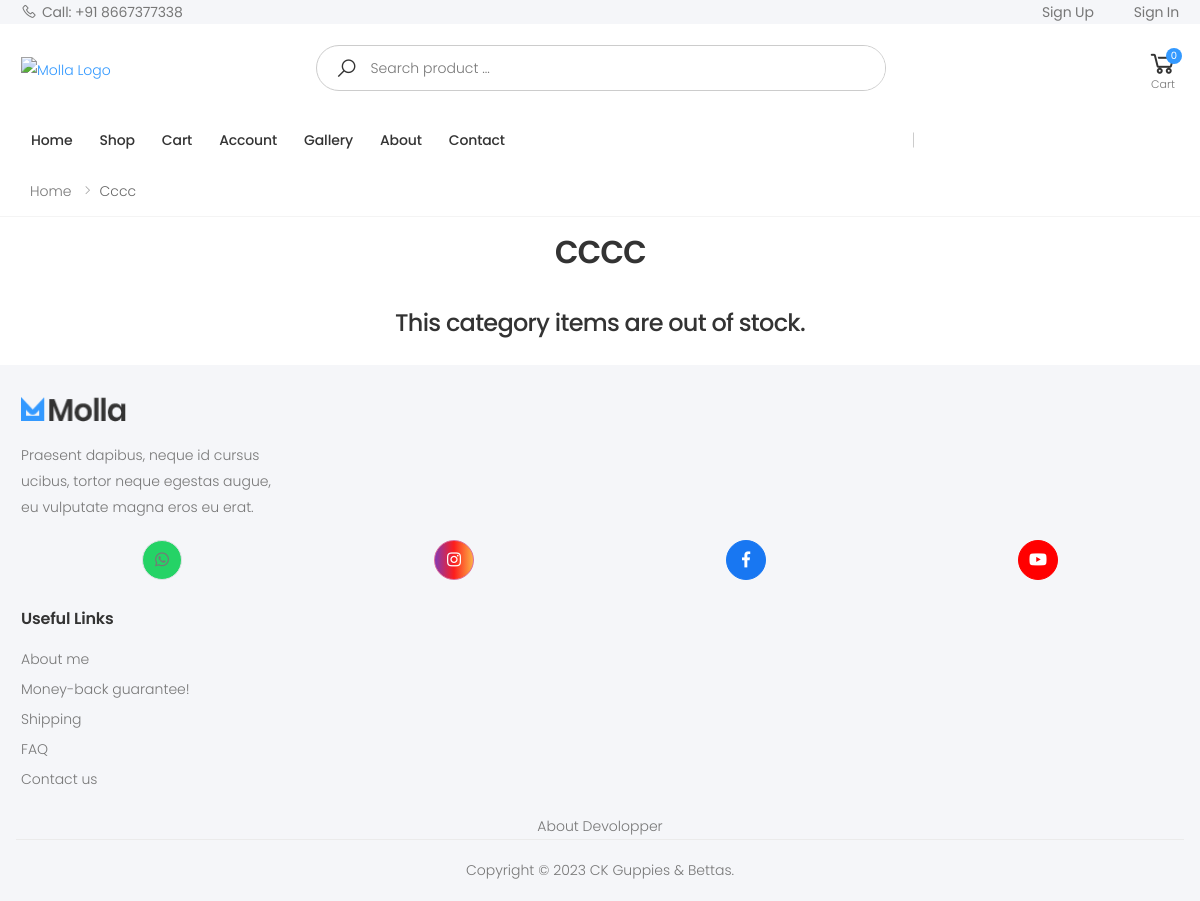
Before: /cccc/slug with the older database file.
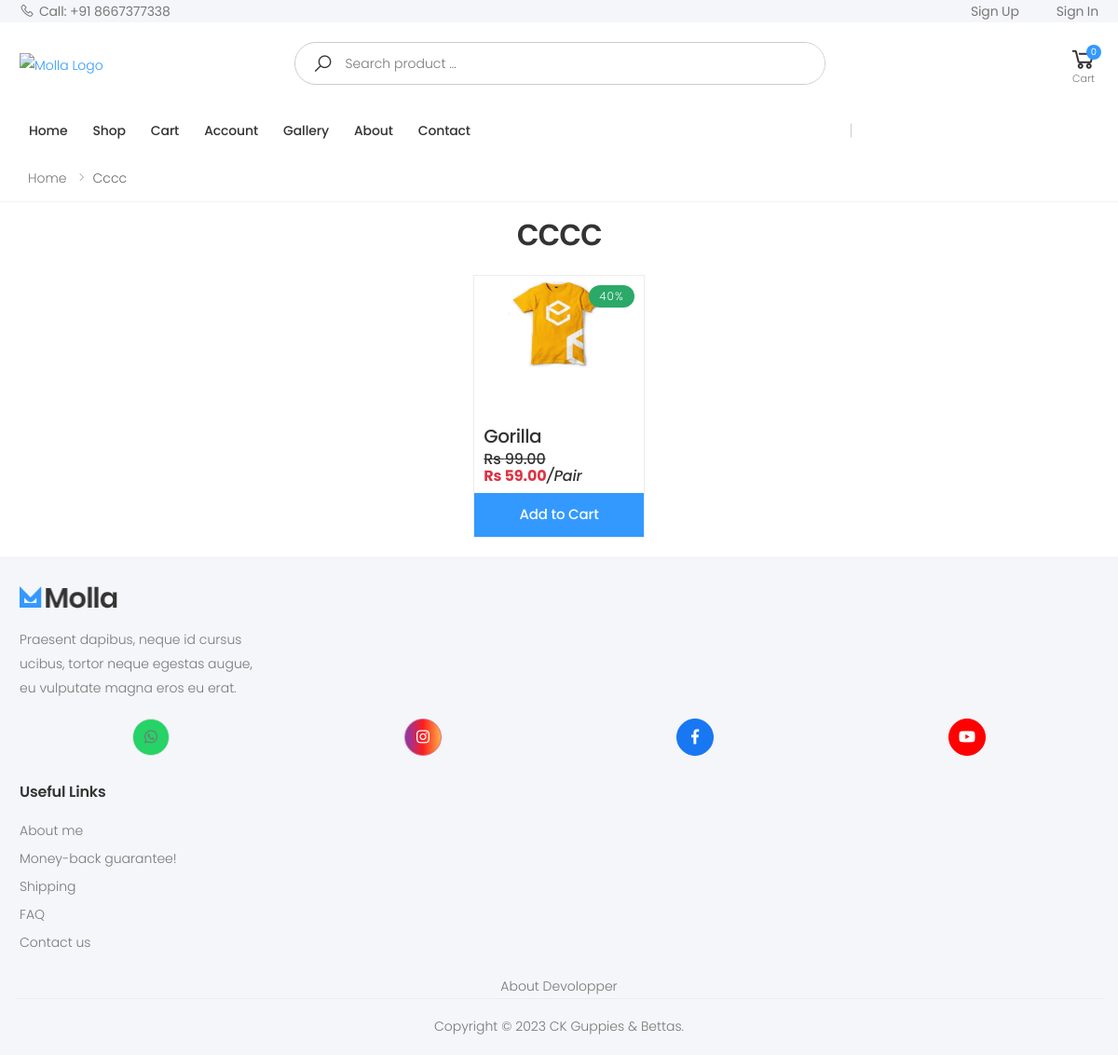
After: the same page with the newer database file.
### store/models.py (models this page shows, shortened)
class Product(models.Model):
    name = models.CharField(max_length=250, unique=True)
    slug = models.SlugField(max_length=250, unique=True)
    description = models.TextField(blank=True)
    old_price = models.DecimalField(max_digits=7, blank=True, null=True, decimal_places=2)
    new_price = models.DecimalField(max_digits=7, blank=False, decimal_places=2)
    category = models.ForeignKey(Category, on_delete=models.SET_NULL, null=True)
    image_1 = models.ImageField(upload_to='product')
    image_2 = models.ImageField(upload_to='product', blank=True)
    image_3 = models.ImageField(upload_to='product', blank=True)
    video_url = models.URLField(max_length=200, blank=True)
    stock = models.IntegerField()
    active = models.BooleanField(default=True)
    new = models.BooleanField(default=True)
    created = models.DateTimeField(auto_now_add=True)
    update = models.DateField(auto_now=True)
    def get_url(self):
        return reverse('store_app:proDetail', args=[self.category.slug, self.slug])
    def get_discounted_price(self):
        if self.old_price and self.new_price:
            diff = self.old_price - self.new_price
            discount_percentage = ((diff) / self.old_price) * 100
            percentage = int(round(discount_percentage))
            return dict(percentage=percentage, diff=diff)
        return None
    class Meta:
        ordering = ('name',)
        verbose_name = 'product'
        verbose_name_plural = 'products'
    @property
    def imageURL(self):
        try:
            url = self.image_1.url
        except:
            url = ''
        return url

### store/views.py (the view)
# urls.py: path('', views.allProdCat, name="allProdCat"),
def allProdCat(request, c_slug=None):
    c_page = None
    offer = None
    products_list = None
    if c_slug != None:
        print('c_slug...........',c_slug)
        c_page = get_object_or_404(Category, slug=c_slug)
        print('c_page...........',c_page)
        products_list = Product.objects.all().filter(category=c_page, active=True, stock__gt=0)
    else:
        products_list = Product.objects.all().filter(active=True, stock__gt=0)
    offer_list = Product.objects.filter(old_price__gt=0)
    paginator1 = Paginator(products_list, 6)
    paginator2 = Paginator(offer_list, 6)
    try:
        page = int(request.GET.get('page', '1'))
    except:
        page = 1
    try:
        products = paginator1.page(page)
        offer = paginator2.page(page)
    except (InvalidPage, EmptyPage):
        products = paginator1.page(paginator1.num_pages)
        offer = paginator2.page(paginator2.num_pages)
    message_list = []
    for message in messages.get_messages(request):
        message_list.append({
            'message': message.message,
            'tags': message.tags
        })
    return render(request, 'store/category.html', {'category': c_page, 'products': products, 'offer': offer, 'messages': message_list})

### store/context_processors.py (called while the page is built)
def menu_link(request): #this function don't wanna call to work, it's defined in setting to work
    links_list = Category.objects.annotate(
        num_products=Count('product', filter=Q(product__active=True, product__stock__gt=0))
    ).filter(num_products__gt=0)
    paginator3 = Paginator(links_list,8)
    try:
        page = int(request.GET.get('page', '1'))
    except:
        page = 1
    try:
        links = paginator3.page(page)
    except (InvalidPage,EmptyPage):
        links = paginator3.page(paginator3.num_pages)
    return dict(links = links)

def cart_data(request):
    data = cartData(request)
    cartItems = data['cartItems']
    return dict(cartItems = cartItems)

### store/models.py (called while the page is built)
    def get_url(self):
        return reverse('store_app:product_by_category', args=[self.slug])

    def __str__(self):
        return '{}'.format(self.name)

### store/utils.py (called while the page is built, shortened)
def cookieCart(request):
	try:
		cart = json.loads(request.COOKIES['cart'])
	except:
		cart = {}
		print('CART:', cart)
	items = []
	order = {'get_cart_total':0, 'get_cart_items':0}
	cartItems = order['get_cart_items']
	total_price_difference = 0
	return {'cartItems':cartItems ,'order':order, 'items':items, 'total_price_difference':total_price_difference}

### store/templates/store/category.html (shortened to what this page needs)
{% extends 'store/Base.html' %}
{% load static %}
{% block content %}
    <div>
        {% if category %}
            <nav aria-label="breadcrumb" class="breadcrumb-nav">
                <div class="container-fluid">
                    <ol class="breadcrumb">
                        <li class="breadcrumb-item"><a href="{% url 'store_app:allProdCat' %}">Home</a></li>
                        <li class="breadcrumb-item">{{category}}</li>
                    </ol>
                </div>
            </nav>
            <div class="text-center p-3">
                <h2>{{category.name}}</h2>
            </div>
        {% endif %}
    </div>
    {% if category %}
    <div>
        <div class="products">
            <div class="row justify-content-center">
                {% if products.object_list %}
                    {% for product in products.object_list %}
                    <div class="col-6 col-md-4 col-lg-2">
                        <div class="product product-2">
                            <a href="{{product.get_url}}">
                                <div id="carouselExampleIndicators1{{product.slug}}" class="carousel slide">
                                    <div class="carousel-inner" style="height: 150px;">
                                        <div class="carousel-item active">
                                            <img src="{{ product.imageURL }}" class="d-block w-100"
                                                alt="{{ product.name }}">
                                        </div>
                                    </div>
                                    {% if product.get_discounted_price %}
                                    <span class="product-discount-label">{{ product.get_discounted_price.percentage }}%</span>
                                    {% endif %}
                                </div>
                                <div class="carousel-product-info">
                                    <div class="m-3">
                                        <h5 class="card-title cart-heading">{{ product.name }}</h3>
                                            <h6 class="pricing">
                                                <s>Rs {{product.old_price}}</s></span><br>
                                                <strong class="ms-2 text-danger">Rs {{ product.new_price }}</strong><i>/Pair</i>
                                            </h6>
                                    </div>
                                </div>
                            </a>
                                <button data-quntity="{{product.stock}}" data-product="{{product.id}}" data-action="add" class="btn btn-primary add-btn btn-lg btn-block add-to-cart update-cart">Add to Cart</button>
                        </div>
                    </div>
                    {% endfor %}
                {% else %}
                    <h4 class="p-4" style="text-align: center;">This category items are out of stock.</h4>
                {% endif %}
            </div>
        </div>
    </div>
    {% endif %}
{% endblock %}

Changed rows visible on the page:
now on this page (row edited): Product: imageURL (picture), get_discounted_price.percentage "40", name "Gorilla", old_price "99.00", new_price "59.00"
Other visible differences:
text no longer shown: "This category items are out of stock."
